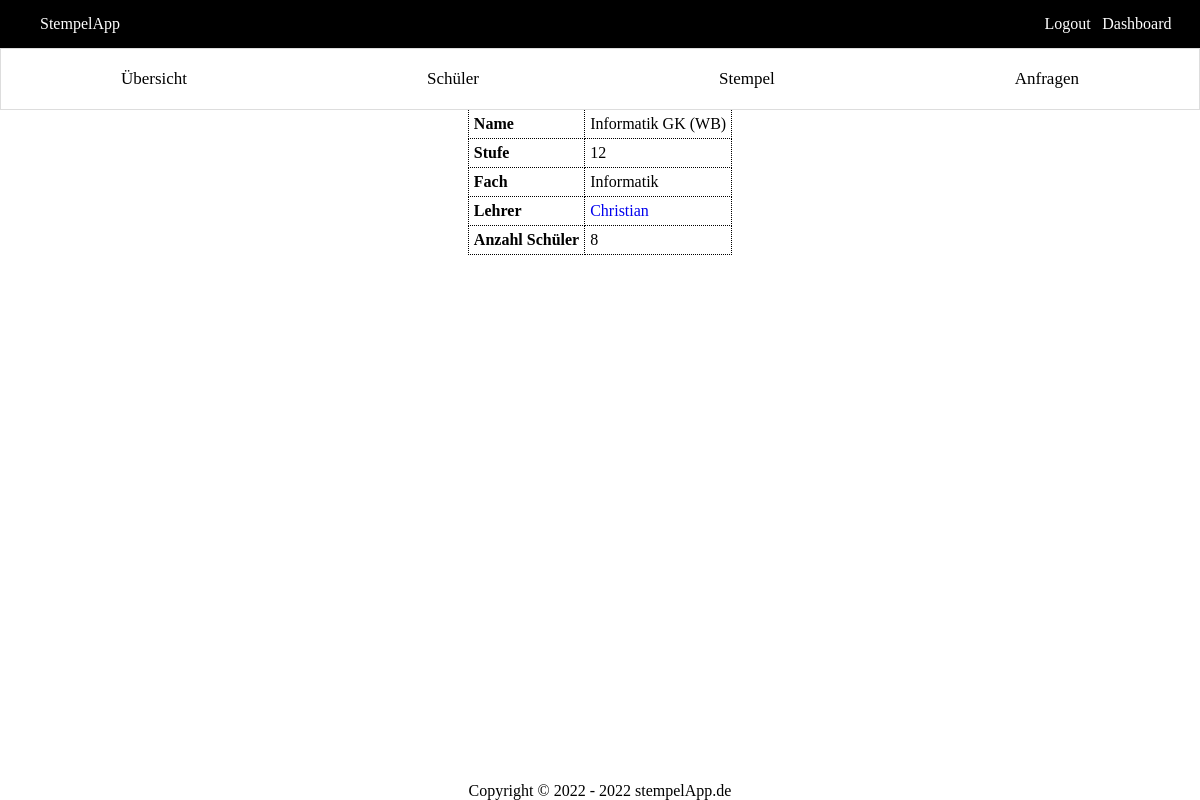
/website/dashboard/course/entity.php?id=3 (signed in), run on the app's committed database.
### tables this page shows
CREATE TABLE Kurs (Id INTEGER PRIMARY KEY NOT NULL, Name STRING NOT NULL, Stufe STRING NOT NULL, Fach STRING NOT NULL, Lehrer INTEGER REFERENCES Nutzer (Id) NOT NULL);

CREATE TABLE Nutzer (Id INTEGER PRIMARY KEY AUTOINCREMENT UNIQUE, Name STRING NOT NULL UNIQUE, Passwort STRING NOT NULL, Rolle INTEGER NOT NULL, Freigeschaltet BOOLEAN);

### website/stempelAppManager.php (called while the page is built, shortened)
<?php
$db = new PDO('sqlite:' . dirname(__FILE__) . '/StempelApp.db');
function getUserNameById($id)
{
    global $db;
    $query =
        'SELECT Name
        FROM Nutzer
        WHERE Id = :id';
    $stmt = $db->prepare($query);
    $stmt->bindParam(":id", $id);
    $stmt->execute();
    $user = $stmt->fetch(PDO::FETCH_ASSOC);
    return $user['Name'];
}
function getUserByName($name)
{
    global $db;
    $query =
        'SELECT *
        FROM Nutzer
        WHERE Name = :name';
    $stmt = $db->prepare($query);
    $stmt->bindParam(":name", $name);
    $stmt->execute();
    return $stmt->fetch(PDO::FETCH_ASSOC);
}
function getUsersCountForCourse($course): int
{
    global $db;
    $query =
        'SELECT count(n.Id) AS count
        FROM Nutzer n, Schüler_Kurs sk, Kurs k
        WHERE sk.Schüler = n.Id
        AND sk.Kurs = k.Id
        AND k.Id = ?';
    $stmt = $db->prepare($query);
    $stmt->execute(array($course['Id']));
    $count = $stmt->fetch(PDO::FETCH_ASSOC);
    return $count['count'];
}
function isUserStudent($user): bool
{
    return $user['Rolle'] == SCHUELER;
}
function getCourseById($id)
{
    global $db;
    $query =
        'SELECT *
        FROM Kurs k
        WHERE k.Id = :id';
    $stmt = $db->prepare($query);
    $stmt->bindParam(":id", $id);
    $stmt->execute();
    return $stmt->fetch();
}

### website/dashboard/course/entity.php (the view, shortened to what this page needs)
<?php
require_once "../dashboard.php";
$page = new EntityPage();
function print_entity_values()
{
    $sessionUser = getUserByName($_SESSION['name']);
    $selectedCourse = getCourseById($_GET['id']); ?>
    <tr>
        <td><b>Name</b></td>
        <td><?= $selectedCourse['Name'] ?></td>
    </tr>
    <tr>
        <td><b>Stufe</b></td>
        <td><?= $selectedCourse['Stufe'] ?></td>
    </tr>
    <tr>
        <td><b>Fach</b></td>
        <td><?= $selectedCourse['Fach'] ?></td>
    </tr>
    <tr>
        <td><b>Lehrer</b></td>
        <td><a href="../user/entity.php?id=<?= $selectedCourse['Lehrer'] ?>"><?= getUserNameById($selectedCourse['Lehrer']) ?></a></td>
    </tr>
    <?php if (!isUserStudent($sessionUser)) { ?>
        <tr>
            <td><b>Anzahl Schüler</b></td>
            <td><?= getUsersCountForCourse($selectedCourse) ?></td>
        </tr>
    <?php } ?>
<?php }
$page->print_html();

### website/css/dashboard.css (style rules this page uses)
a { text-decoration: none; }
table, tr, td, th { border-collapse: collapse; border: 1px dotted black; border-top: none; padding: 5px; }

### website/css/config.css (style rules this page uses)
* { margin: 0; padding: 0; border: 0; }
html, body { height: 100%; }

### data on the page
kurs: Name "Informatik GK (WB)", Stufe "12", Fach "Informatik", Lehrer.Name "Christian"

### other printed values
getUsersCountForCourse($selectedCourse) "8"
